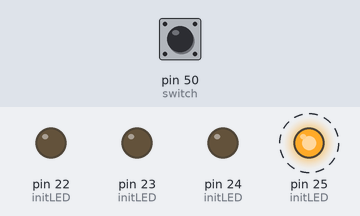
A program run on a simulated Arduino Mega 2560, built with avr-gcc and run on an emulated ATmega2560. Parts: output pins drawn as LEDs (lit = HIGH). Dashed ring = blinking. The test bench sets the inputs (shaded band); at power-on: pin 50 (switch) HIGH. What the program prints to the serial monitor is not drawn.

Above: at 1.05 s.
At 5.05 s:
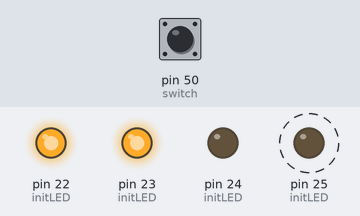
5.1 s: pin 50 (switch) pulled LOW for 0.15 s
At 5.25 s:
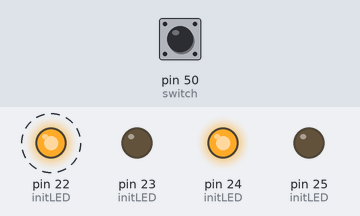
Timing chart, 0 to 14.1 s (numbered marks = the images above; inputs shaded):
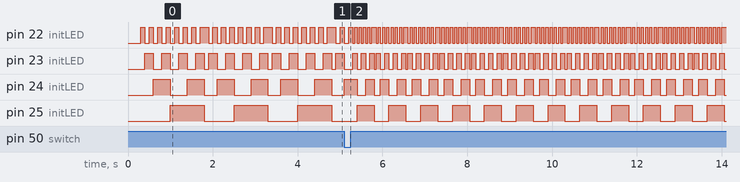

The program:

main.cpp
```cpp
// Author:      Carmen Timmer
// Net ID:      cvtimmer
// Date:        Feb. 14, 2024
// Assignment:     Lab 2
//
// Description: This file contains a programmatic overall description of the
// program. It should never contain assignments to special function registers
// for the exception key one-line code such as checking the state of the pin.
//
//----------------------------------------------------------------------//
#include <Arduino.h>
#include <avr/io.h>
#include "led.h"
#include "switch.h"
#include "timer.h"

#define NORMAL_SPEED 1
#define DOUBLE_SPEED 2

/*
 * Define a set of states that can be used in the state machine using an enum.
 */

  typedef enum stateType_enum{
    wait_press, button_press, wait_release, button_release
  }  stateType;

  //next well make some volatile variables below
  volatile stateType state = wait_press;
  volatile int counter = 0;
  volatile int multiplier = NORMAL_SPEED;

/*Alright so heres a plan i got:
  - will need parameters to set the different speeds as seen in the video
  - set up a state machine that takes into account of when the button is pressed and when its been released
  - set up a pin change interrupt so that the code/machine knows what to do when the switch has been pressed and released while also applying the correct speeds tto the LEDs

*/

int main(){

    Serial.begin(9600);
    initSwitchPB3();
    initTimer0();
    initLED();
    sei(); // enable global interrupts, after putting this in it recognized my switch/button input Idk how or why but it works!


/*
  * Implement a state machine in the while loop which achieves the assignment
  * requirements.
  */
 delayMs(100/multiplier);
	while (1) {
    //after 100ms code needs to increment the binary number which is represented by LEDs
    //here is the delay
    delayMs(100/multiplier);
    //counter++;

    //then here is where we turn on the led
    turnOnLEDWithChar(counter);

    //here is the switch statements to go through the different states for the button
    switch (state)
    {
    case wait_press:
      break;

    case button_press:
      //Serial.println("button pressed");
      state = wait_release;
      break;

    case wait_release:
      //Serial.println("wait release");
      break;

    case button_release:
      //Serial.println("button release");
      Serial.println(multiplier);
      if (multiplier == NORMAL_SPEED)
      {
        multiplier = DOUBLE_SPEED;
      }

      else if (multiplier == DOUBLE_SPEED)
      {
        multiplier = NORMAL_SPEED;
      }

      state = wait_press;
      break;

    }

    //This is the upper limit for the counter
    if (counter == 15)
    {
      counter = 0;
    }
    counter++;

	}
  return 0;
}


/* Implement an Pin Change Interrupt which handles the switch being
* pressed and released. When the switch is pressed and released, the LEDs
* change at twice the original rate. If the LEDs are already changing at twice
* the original rate, it goes back to the original rate.
*/
ISR(PCINT0_vect){
  //Serial.println("switch has been HIT");
  if (state == wait_press)
  {
    state = button_press;
  }
  else if (state == wait_release)
  {
    state = button_release;
  }

}
```

led.cpp
```cpp
// Description: This file implements turnOnLED and initLED to control
// the LEDs.
//----------------------------------------------------------------------//


#include <avr/io.h>
#include <util/delay.h>
#include "led.h"

/* Initialize PA0, PA1, PA2, and PA3 to outputs
*/

/* The pins for these on our board is the following:
PA0 = pin 22
PA1 = pin 23
PA2 = pin 24
PA3 = pin 25
*/
void initLED(){
//this set the LEDs as outputs
  DDRA |= (1 << DDA0);
  DDRA |= (1 << DDA1);
  DDRA |= (1 << DDA2);
  DDRA |= (1 << DDA3);
}

/* This must be one line of code.
* In this function you will be giving a number "num" which will be represented
* in binary by four LEDs. You must effectively assign the lowest four bits of
* "num" to the appropriate bits of PORTA.
*/

void turnOnLEDWithChar(unsigned char num){
  PORTA = (PORTA & 0xF0) | (num & 0x0F);
}
```

led.h
```cpp
// Description: This file contains function prototypes to be implemented in
// led.cpp and to be included in main.cpp.
//----------------------------------------------------------------------//

#ifndef LED_H
#define LED_H

void initLED();
void turnOnLEDWithChar(unsigned char num);

#endif
```

switch.cpp
```cpp
// Description: This file implements the initialization of an external
// switch.
//----------------------------------------------------------------------//

#include "switch.h"
#include <avr/io.h>

/*
 * Initializes pull-up resistor on PB3 and sets it into input mode
 */

//just like in lab 1, but with a slight diference
void initSwitchPB3(){
  PORTB |= (1 << PORTB3); //set the pull-up resistor to on at pin 50 on board
  DDRB &= ~(1 << DDB3); //this set the switch to be an input (which is what we want)

  //since were introducing timers and interrupters below is the code that handles that
  PCICR |= (1 << PCIE0); //this line enables the pin-change interrupts for this lab

  //this line of code enlabes the interrupts on PB3, which is pin 50 on the board (theoretically)
  //PCMSK0 |= (1 << PCINT2 | 1 << PCINT3);
  PCMSK0 |= ( 1 << PCINT3);
}
```

switch.h
```cpp
// Description: Function prototypes for switch.cpp
//----------------------------------------------------------------------//

#ifndef SWITCH_H
#define SWITCH_H

void initSwitchPB3();

#endif
```

timer.cpp
```cpp
// Description: This file implements functions that utilize the timers
//----------------------------------------------------------------------//

#include "timer.h"
#include <HardwareSerial.h> //error on Serial, had to put this in

/* Initialize timer 0, you should not turn the timer on here.
* You will need to use CTC mode */
//Got it!
void initTimer0(){
    //set up timer0 for ctc mode
    TCCR0A &= ~(1 << WGM00);
    TCCR0A |= (1 << WGM01);
    TCCR0B &= ~(1 << WGM02);

    //set the bits for prescalar
    //TCCR0B |= (1 << CS02)|(1 << CS01)|(1 << CS00);

    /* TCCR0B |= (1 << CS00);
    TCCR0B &= ~(1 << CS01);
    TCCR0B |= (1 << CS02);  */

    //CTC compare value
    //OCR0A = 156;

    //initilize counter
    //TCNT0 = 0;

}

/* This delays the program an amount specified by unsigned int delay.
* Use timer 0. Keep in mind that you need to choose your prescalar wisely
* such that your timer is precise to 1 millisecond and can be used for
* 100-200 milliseconds
*/
void delayMs(unsigned int delay){
    unsigned int count = 0;

    OCR0A = 249;
    //int prescalar = 64;

    // TURN ON CLOCK , SET FREQ PRSCALER TO 64
    TCCR0B  |= (1 << CS00) | (1 << CS01);
    TCCR0B  &= ~ (1 << CS02);

    //from example code

    // go into the millisecond loop and loop until count = delay
    // after this while loop the delay time = delay * 1ms
    while (count < delay){
    // CLEAR THE OCF0A FLAG ()
    // CLEAR THE OCF0A flag by writing a 1 bit
    TIFR0 |= (1 << OCF0A);

    TCNT0 = 0;
    // CLEAR THE COUNTER TO RESTART COUNTING UP TO 249
    // WHILE THE FLAG OCF0A IS NOT RAISED DO NOTHING
    while ( !(TIFR0 & ( 1 << OCF0A)));

    count++;
    }

    //turning off the clock
    TCCR0B  &= ~ ((1 << CS00) | (1 << CS01) | ( 1 << CS02));
}
    /* PREVOIUS CODE FOR delayMs() function PLEASE IGNORE
    timer_count = ((delay * 0.001) * (16000000 / prescalar)) - 1;
    Serial.println(timer_count);
    OCR0A = timer_count;

    while (1)
    {
        if (TCNT0 >= OCR0A)
        {
            break;
        }
        TIFR0 |= (1 << OCF0A); //this part will turn off the flag
    } */
```

timer.h
```cpp
// Description: This file describes functions used by the timer
//----------------------------------------------------------------------//

#ifndef TIMER_H
#define TIMER_H

#include <avr/io.h>

void initTimer0();
void delayMs(unsigned int delay);

#endif
```

Measured:
- after the input at 5.1 s, pin 25 (initLED): alternates HIGH for 0.40 s and LOW for 0.35 s, starting after 0.30 s
- by itself, pin 22 (initLED): alternates HIGH for 0.05 s and LOW for 0.05 s
- by itself, pin 23 (initLED): repeats every 0.75 s: 2 × (HIGH 0.10 s, LOW 0.10 s), HIGH 0.10 s, LOW 0.05 s, HIGH 0.10 s, LOW 0.10 s
- by itself, pin 24 (initLED): repeats every 0.75 s: LOW 0.20 s, HIGH 0.20 s, LOW 0.15 s, HIGH 0.20 s
- by itself, pin 25 (initLED): alternates HIGH for 0.80 s and LOW for 0.70 s
